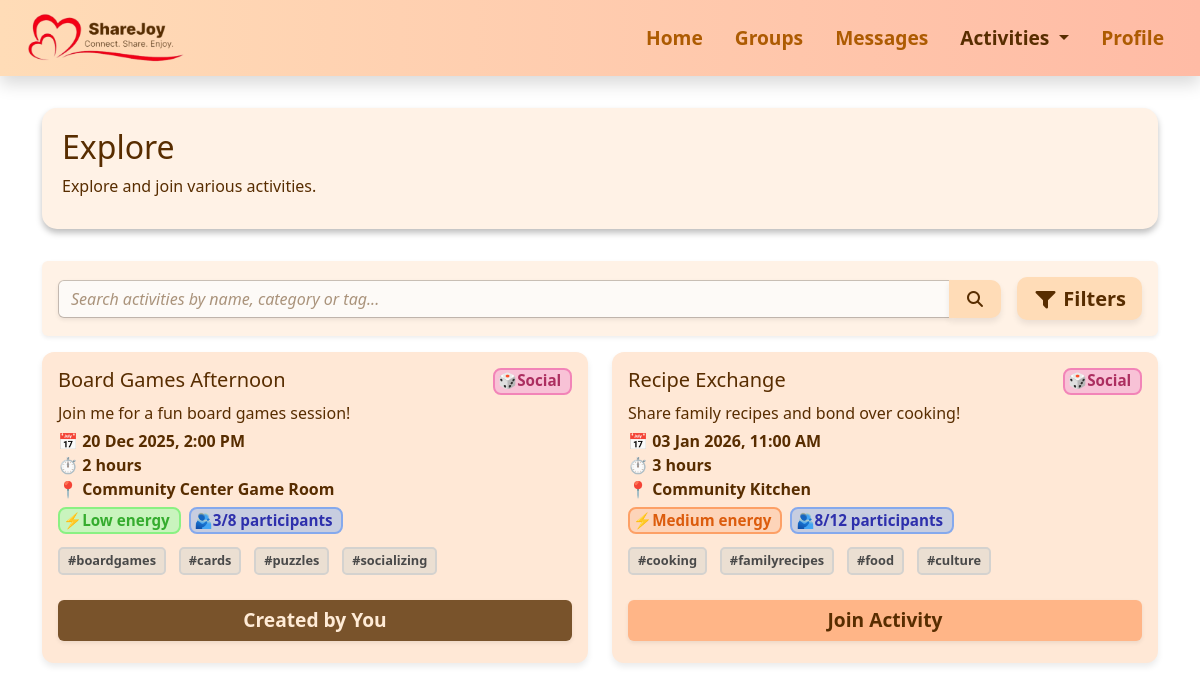
Before: /explore?category=Social with the older database file.
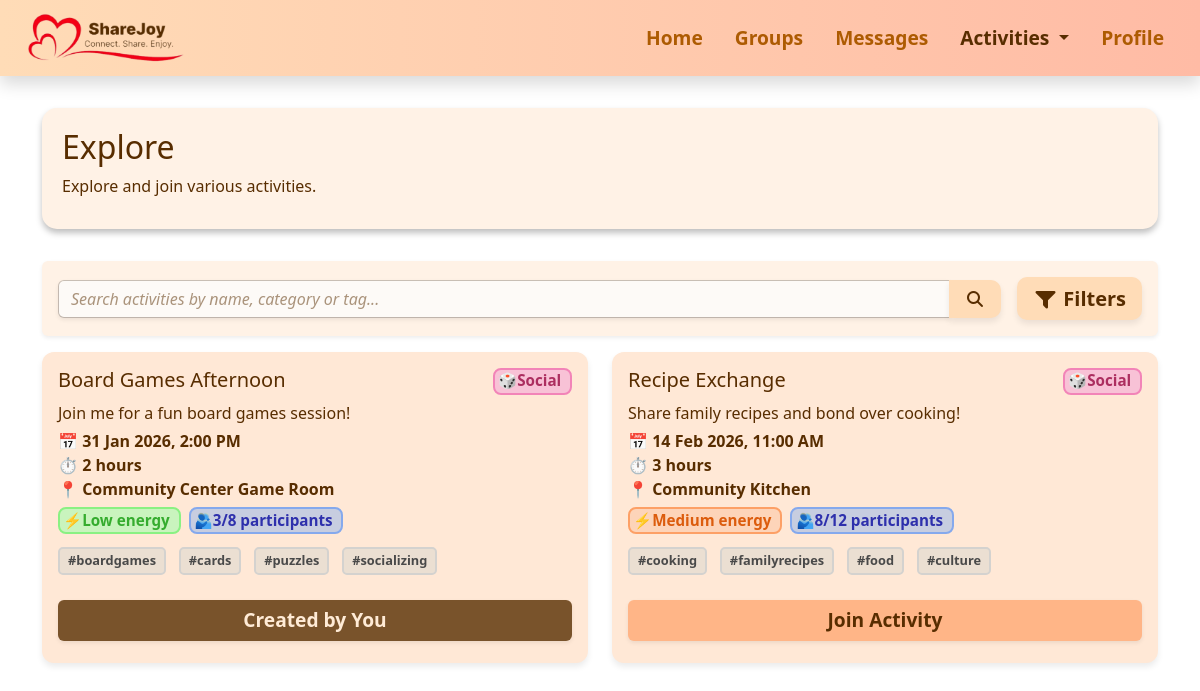
After: the same page with the newer database file.
### activities.py (models this page shows)
class Activity(db.Model):
    id = db.Column(db.Integer, primary_key=True)
    name = db.Column(db.String(100))
    description = db.Column(db.Text)
    date = db.Column(db.String(20))
    time = db.Column(db.String(10))
    duration_hours = db.Column(db.Integer)
    duration_minutes = db.Column(db.Integer)
    format_type = db.Column(db.String(20))
    location = db.Column(db.String(100))
    type = db.Column(db.String(50))
    energy = db.Column(db.String(10))
    max_participants = db.Column(db.Integer)
    participants = db.Column(db.Integer)
    tags = db.Column(db.String(200))
    creator = db.Column(db.String(50))
    join_activity = db.Column(db.String(50))

### app.py (the view)
@app.route("/explore")
def explore():
    current_user = get_current_user()
    query = Activity.query
    search = request.args.get("search")
    if search:
        query = query.filter(
            (Activity.name.ilike(f"%{search}%")) |
            (Activity.type.ilike(f"%{search}%")) |
            (Activity.tags.ilike(f"%{search}%"))
        )
    category = request.args.get("category")
    if category:
        query = query.filter_by(type=category)
    energy = request.args.get("energy")
    if energy:
        query = query.filter_by(energy=energy)
    format_type = request.args.get("format")
    if format_type:
        query = query.filter_by(format_type=format_type)
    activities = query.order_by(Activity.date.asc()).all()
    for a in activities:
        a.tags = a.tags.split(",") if a.tags else []
        try:
            parsed_date = datetime.strptime(a.date, "%Y-%m-%d")
        except ValueError:
            parsed_date = datetime.strptime(a.date, "%d %b %Y")
        a.display_date = parsed_date.strftime("%d %b %Y")
        try:
            parsed_time = datetime.strptime(a.time, "%H:%M")
        except ValueError:
            parsed_time = datetime.strptime(a.time, "%I:%M %p")
        a.display_time = parsed_time.strftime("%I:%M %p").lstrip("0")
        if a.creator == current_user:
            a.join_activity = "created"
        elif a.participants >= a.max_participants:
            a.join_activity = "max"
        else:
            a.join_activity = "false"
    return render_template("explore.html", activities=activities)

### app.py (called while the page is built)
def get_current_user():
    return "me"

### templates/explore.html (shortened to what the changed rows need)
{% extends "base.html" %}
{% block extra_css %}
<link rel="stylesheet" href="{{ url_for('static', filename='css/activities.css') }}">
<link rel="stylesheet" href="{{ url_for('static', filename='css/explore.css') }}">
{% endblock %}
{% block content %}
<div class="section-box d-flex flex-column flex-md-row justify-content-between align-items-start align-items-md-center">
    <div>
        <h1>Explore</h1>
    </div>
</div>
<div class="row g-4">
    {% if activities %}
    {% for activity in activities %}
    <div class="col-md-6">
        <div class="activity-card position-relative h-100">
            <div class="d-flex flex-column flex-sm-row justify-content-between align-items-start spacing">
                <h5 class="mb-0">{{ activity.name }}</h5>
                {% if activity.type == 'Creative Arts' %}
                <span class="badge badge-creativearts category-badge mb-2 mb-sm-0">🎨Creative Arts</span>
                {% elif activity.type == 'Social' %}
                <span class="badge badge-social category-badge mb-2 mb-sm-0">🎲Social</span>
                {% elif activity.type == 'Learning' %}
                <span class="badge badge-learning category-badge mb-2 mb-sm-0">📖Learning</span>
                {% elif activity.type == 'Physical' %}
                <span class="badge badge-physical category-badge mb-2 mb-sm-0">🏃Physical</span>
                {% elif activity.type == 'Nature' %}
                <span class="badge badge-nature category-badge mb-2 mb-sm-0">🌲Nature</span>
                {% elif activity.type == 'Technology' %}
                <span class="badge badge-technology category-badge mb-2 mb-sm-0">💻Technology</span>
                {% endif %}
            </div>
            <p>{{ activity.description }}</p>
            <div class="row fw-semibold spacing">
                <div class="col-12">
                    📅 {{ activity.display_date }}, {{ activity.display_time }}
                </div>
                <div class="col-12">⏱
                    {% set h = activity.duration_hours %}
                    {% set m = activity.duration_minutes %}
                    {% if h and m %}
                    {{ h }} hour{% if h > 1 %}s{% endif %} {{ m }} minute{% if m > 1 %}s{% endif %}
                    {% elif h %}
                    {{ h }} hour{% if h > 1 %}s{% endif %}
                    {% elif m %}
                    {{ m }} minute{% if m > 1 %}s{% endif %}
                    {% else %}
                    0 minutes
                    {% endif %}
                </div>
                <div class="col-12">
                    {% if activity.format_type|lower == 'online' %}
                    🖥️ Online
                    {% else %}
                    📍 {{ activity.location }}
                    {% endif %}
                </div>
            </div>
            <div class="d-flex flex-wrap gap-2 spacing">
                <span class="badge
                        {% if activity.energy == 'Low' %}energy-low
                        {% elif activity.energy == 'Medium' %}energy-medium
                        {% elif activity.energy == 'High' %}energy-high
                        {% endif %}">
                    ⚡{{ activity.energy }} energy
                </span>
                <span class="badge participants">🫂{{ activity.participants }}/{{ activity.max_participants }}
                    participants</span>
            </div>
            <div class="activity-tags spacing">
                {% for tag in activity.tags %}
                <span>#{{ tag }}</span>
                {% endfor %}
            </div>
            <div class="mt-3 text-center">
                {% if activity.join_activity == 'false' %}
                <button type="button" class="btn join-btn fw-semibold w-100 shadow-sm"
                    data-activity-id="{{ activity.id }}" data-date="{{ activity.display_date }}"
                    data-time="{{ activity.display_time }}">
                    Join Activity
                </button>
                {% elif activity.join_activity == 'true' %}
                <button type="button" class="btn joined fw-semibold w-100 shadow-sm"
                    data-activity-id="{{ activity.id }}" data-date="{{ activity.display_date }}"
                    data-time="{{ activity.display_time }}">
                    Joined
                </button>
                {% elif activity.join_activity == 'max' %}
                <button type="button" class="btn maxbtn fw-semibold w-100 shadow-sm" disabled>
                    Activity Full
                </button>
                {% elif activity.join_activity == 'created' %}
                <button type="button" class="btn createdbtn fw-semibold w-100 shadow-sm" disabled>
                    Created by You
                </button>
                {% endif %}
            </div>
        </div>
    </div>
    {% endfor %}
    {% else %}
    <div class="col-12">
        <div class="alert alert-info text-center fw-semibold">
            No activities found.
        </div>
    </div>
    {% endif %}
</div>
{% endblock %}

Changed rows visible on the page:
changed Activity "Board Games Afternoon": display_date "20 Dec 2025" → "31 Jan 2026"
changed Activity "Recipe Exchange": display_date "03 Jan 2026" → "14 Feb 2026"
